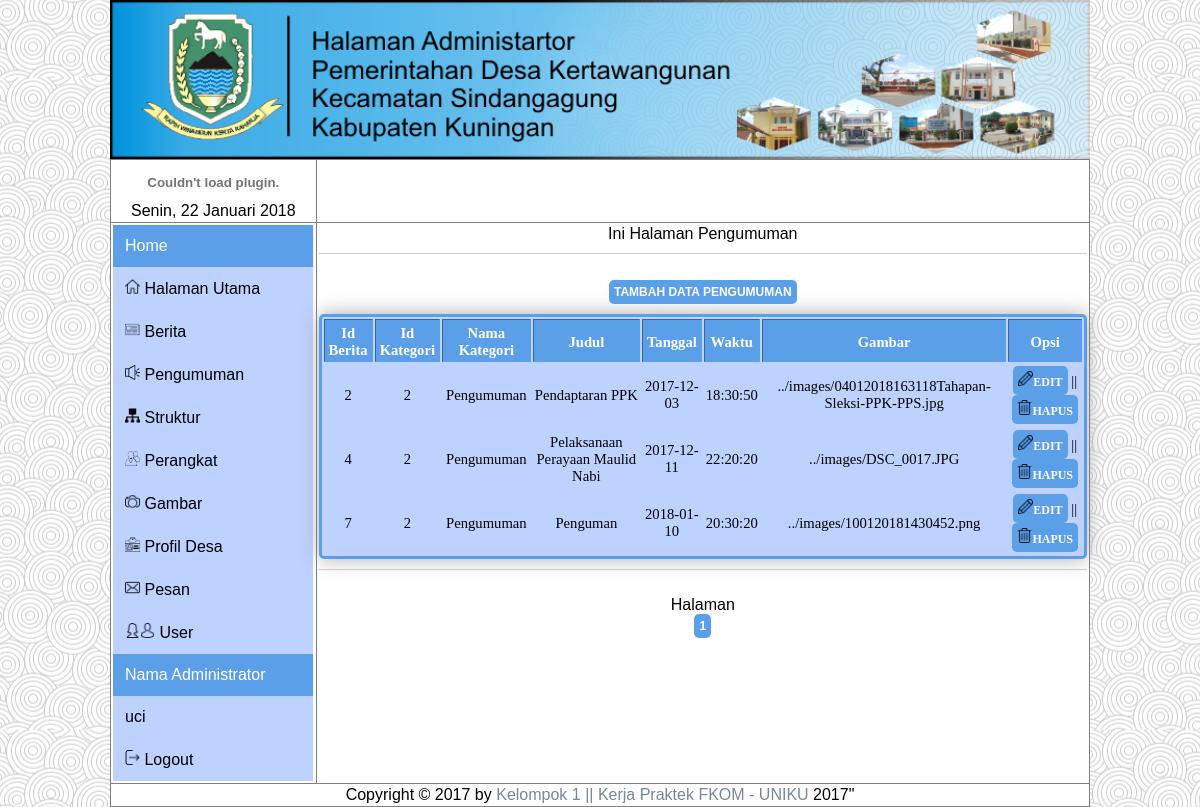
Screenshot of /administrator/admin.php?n=pengumuman&page=1 (signed in) with the database file from the repository.
### tables this page shows
CREATE TABLE `isi_berita` (
  `id_berita` int(5) NOT NULL,
  `id_kategori` char(5) NOT NULL,
  `nama_kategori` varchar(25) NOT NULL,
  `judul` varchar(40) NOT NULL,
  `tanggal` date NOT NULL,
  `waktu` time NOT NULL,
  `gambar` longtext NOT NULL,
  `isi` text NOT NULL
);

### administrator/pengumuman/pengumuman.php (the view, shortened to what this page needs)
<?php
if(empty($_SESSION['sesi'])){
	echo"<meta http-equiv='refresh' content='0; url=login.php'>";
} else{
	?>
<!DOCTYPE html>
<html>
  <head>
  </head>
  <body>
    Ini Halaman Pengumuman<hr>
    <a href="admin.php?n=tambah_pengumuman" class="button">Tambah Data Pengumuman</a>
    <table border="1"  id="theTable">
      <tr>
        <th>Id Berita</th>
        <th>Id Kategori</th>
        <th>Nama Kategori</th>
        <th>Judul</th>
        <th>Tanggal</th>
        <th>Waktu</th>
        <th>Gambar</th>
        <th>Opsi</th>
      </tr>
      <?php
			$page=$_GET['page'];
			if($page==""||$page==10){
					$page2=0;
			}else{
					$page2=($page*10)-10;
			}
      $data = mysql_query("SELECT * from isi_berita where id_kategori = '2' limit $page2,10");
      while ($berita = mysql_fetch_array ($data)) {
        echo "<tr>
        <td>$berita[id_berita]</td>
        <td>$berita[id_kategori]</td>
        <td>$berita[nama_kategori]</td>
        <td>$berita[judul]</td>
        <td>$berita[tanggal]</td>
        <td>$berita[waktu]</td>
        <td>$berita[gambar]</td>
        <td><a href='admin.php?n=ubah_pengumuman&id_berita=$berita[id_berita]' id='button2'><img src='../asset/icon/edit.png' width='15px' height='15px'>Edit</a>
        || <a href='admin.php?n=hapus_pengumuman&id_berita=$berita[id_berita]' ";?> onClick="return confirm('Apakah data ini akan dihapus ?')" <?php echo "title='Hapus Data' id='button2'><img src='../asset/icon/garbage.png' width='15px' height='15px'>Hapus</a>
        </td>
        </tr>
         ";
      }
      ?>
    </table>
		<hr>Halaman <br>
		<?php
		$query= mysql_query("select * from isi_berita where id_kategori='2' ");
		$row = mysql_num_rows($query);
		$a=$row/10;
		$a=ceil($a);
		for($b=1; $b<=$a; $b++){
			?>
				<a href="admin.php?n=pengumuman&page=<?php echo $b; ?>" id="button2" "><?php echo $b; ?></a>
			<?php
		}
		?>
  </body>
</html>
<?php
}
?>

### asset/style.css (style rules this page uses)
body { color: #666666; background-color: #F5F5F5 ; background-image: url(images/background.jpg); background-position: center; font-family: arial; line-height: 1.4em; margin: 0px; }
a { color: #778899 ; text-decoration: none; }
hr { border:none; border-top:1px solid #CCCCCC; height:1px; margin-bottom:25px; margin-top:10px; }
* { margin: 0; padding: 0; }
img { max-width: 100%; }
.button { background-color: #5c9fe9; border-radius: 5px 5px 5px 5px; color: #fff; display: inline-block; font-size: 12px; font-weight: bold; padding: 5px 5px; text-decoration: none; text-transform: uppercase; margin-bottom:10px; position:center; }
#button2 { background-color: #5c9fe9; border-radius: 5px 5px 5px 5px; color: #fff; display: inline-block; font-size: 12px; font-weight: bold; padding: 5px 5px; text-decoration: none; text-transform: uppercase; margin-bottom:0; }
#theTable { background:#BDD2FF; font-size:10px; width:auto; text-align:center; border:3px solid #5c9fe9; -moz-border-radius: 5px 5px 5px 5px; -webkit-border-radius: 5px 5px 5px 5px; border-radius: 5px 5px 5px 5px; -moz-box-shadow:0px 0px 20px #aaa; -webkit-box-shadow:0px 0px 20px #aaa; box-shadow:0px 0px 20spx #aaa; }
#theTable th,td { color: #000; padding-left : 2px; padding-right : 2px; padding-top : 2px; padding-bottom : 2px; }
#theTable th { background-color:#5c9fe9; color:#FFF; text-align:center; font: 11pt calibri; font-weight:bold; height:20px; padding-top:5px; }
#theTable td { border:0px solid #5c9fe9; font:normal 11pt calibri; }
#tabel2 th,td { color: #000; padding-left : 2px; padding-right : 2px; padding-top : 2px; padding-bottom : 2px; }

### rows the page displays
isi_berita: id_berita "2", id_kategori "2", nama_kategori "Pengumuman", judul "Pendaptaran PPK", tanggal "2017-12-03", waktu "18:30:50", gambar "../images/04012018163118Tahapan-Sleksi-PPK-PPS.jpg"
isi_berita: id_berita "4", id_kategori "2", nama_kategori "Pengumuman", judul "Pelaksanaan Perayaan Maulid Nabi", tanggal "2017-12-11", waktu "22:20:20", gambar "../images/DSC_0017.JPG"
isi_berita: id_berita "7", id_kategori "2", nama_kategori "Pengumuman", judul "Penguman", tanggal "2018-01-10", waktu "20:30:20", gambar "../images/100120181430452.png"

### other values shown
$_SESSION['sesi'] "uci"
